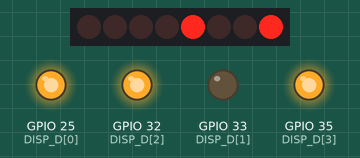
This program was run on a simulated ESP32. Parts: 8 shift-register outputs drawn as a row of LEDs (first output left, lit = HIGH), output pins drawn as LEDs (lit = HIGH). Wiring (inferred from the names in the program): shift register (74HC595): data GPIO 23; shift clock GPIO 18. Wiring (inferred from the signals the program sends): row of LEDs: on Q0, Q1, Q2, Q3, Q4, Q5, Q6, Q7. Pins used as bus, display or sensor lines are not drawn.

Above: at 0.15 s.
At 0.75 s:
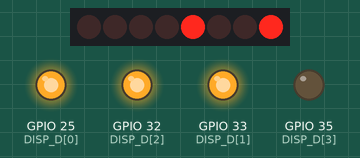
At 1.65 s:
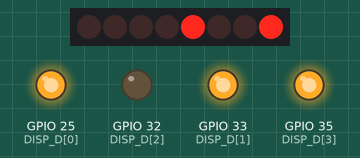
At 2.25 s:
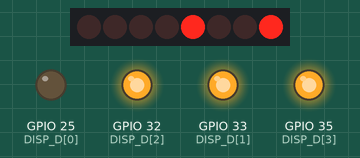
Timing chart, 0 to 3.0 s (numbered marks = the images above):
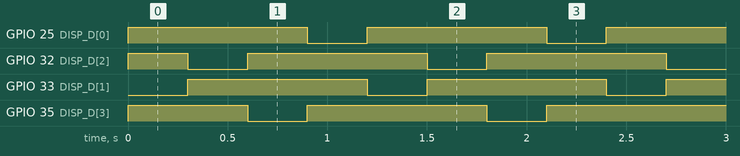

The program:

main.cpp
```cpp
#include <Arduino.h>

const int SR_SHCP = 18;
const int SR_STCP = 22;
const int SR_DS = 23;
const int DISP_D[4] = {25,33,32,35};
const int disp_count = 4;

typedef uint8_t byte;

void LOAD_SHIFT_REGISTER(byte DATA){
  digitalWrite(SR_STCP, LOW);
  for(byte i = 0; i < 8; ++i){
    digitalWrite(SR_SHCP, LOW);

    digitalWrite(SR_DS, DATA & 0b1);
    DATA >>= 1;
    digitalWrite(SR_SHCP, HIGH);


    digitalWrite(SR_SHCP, LOW);
  }
  digitalWrite(SR_STCP, HIGH);
}

void setup(){
  pinMode(SR_DS, OUTPUT);
  pinMode(SR_SHCP, OUTPUT);
  pinMode(SR_STCP, OUTPUT);
  digitalWrite(SR_DS, LOW);
  digitalWrite(SR_SHCP, LOW);
  digitalWrite(SR_STCP, LOW);

  for(byte i = 0; i < disp_count; ++i){
    pinMode(DISP_D[i], OUTPUT);
    digitalWrite(DISP_D[i], HIGH);
  }


  digitalWrite(DISP_D[0], LOW);

  LOAD_SHIFT_REGISTER(0b11110110);
}

int seg = 0;

byte to_show = 0;

void loop(){
  digitalWrite(DISP_D[seg], HIGH);
  ++seg;
  //LOAD_SHIFT_REGISTER(to_show++);
  if(seg >= 4) seg = 0;
  digitalWrite(DISP_D[seg], LOW);
  delay(300);
}
```

Measured:
- by itself, GPIO 25 (DISP_D[0]), GPIO 32 (DISP_D[2]), GPIO 33 (DISP_D[1]), GPIO 35 (DISP_D[3]): alternates HIGH for 0.90 s and LOW for 0.30 s
- by itself, everything shown: repeats every 1.2 s, in 4 steps
